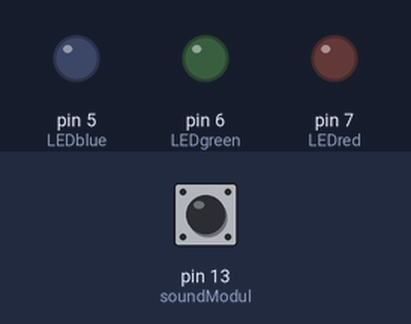
This program was run on a simulated Arduino Uno, built with avr-gcc and run on an emulated ATmega328P. Shown: output pins drawn as LEDs (lit = HIGH). The test bench sets the inputs (shaded band); at power-on: pin 13 (soundModul) LOW.

Above: at 1.2 s.
1.3 s: pin 13 (soundModul) pulsed HIGH 2 times (0.12 s each, 0.3 s apart)
At 3.4 s:
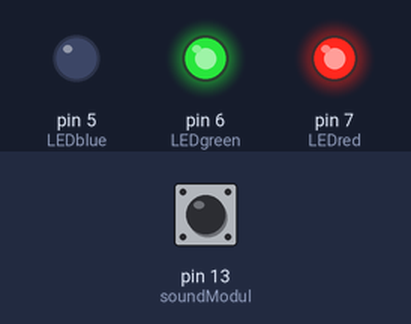
3.7 s: pin 13 (soundModul) pulsed HIGH 5 times (0.12 s each, 0.3 s apart)
At 7.1 s:
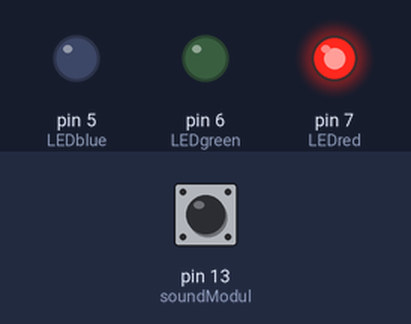
Timing chart, 0 to 8.6 s (numbered marks = the images above; inputs shaded):
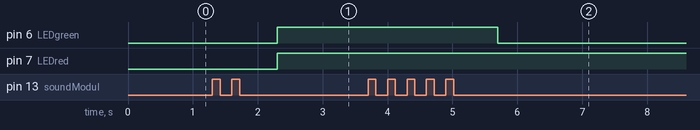

Measured:
- after the input at 1.3 s, pin 6 (LEDgreen), pin 7 (LEDred): LOW → HIGH after 1.0 s
- after the input at 3.7 s, pin 6 (LEDgreen): HIGH → LOW after 2.0 s

The program:

main.cpp
```cpp
/*

        _          _ ______ _____ _____
       (_)        | |  ____|  __ \_   _|
  _ __  ___  _____| | |__  | |  | || |
 | '_ \| \ \/ / _ \ |  __| | |  | || |
 | |_) | |>  <  __/ | |____| |__| || |_
 | .__/|_/_/\_\___|_|______|_____/_____|
 | |
 |_|

www.pixeledi.eu | www.linktr.ee/pixeledi
ClapLight | V1.0 | 10.2022

*/

#include <Arduino.h>
const byte LEDred = 7;
const byte LEDgreen = 6;
const byte LEDblue = 5;
const byte soundModul = 13;

unsigned int clap = 0;
unsigned long detection_range_start = 0;
unsigned long detection_range = 0;

void colourToLed(byte red, byte green, byte blue)
{
  analogWrite(LEDred, red);
  analogWrite(LEDgreen, green);
  analogWrite(LEDblue, blue);
}

void setup()
{
  pinMode(soundModul, INPUT);
  pinMode(LEDgreen, OUTPUT);
  pinMode(LEDblue, OUTPUT);
  pinMode(LEDred, OUTPUT);
  colourToLed(0, 0, 0);
}

void detectTwoClapsInTimeWindow(unsigned int timeWindow2ndClap)
{

  int status_sensor = digitalRead(soundModul);
  if (status_sensor == HIGH)
  {
    if (clap == 0)
    {
      detection_range_start = detection_range = millis();
      clap++;
    }
    // 2nd clap must be greater than 300ms
    else if (clap > 0 && millis() - detection_range >= timeWindow2ndClap)
    {
      detection_range = millis();
      clap++;
    }
  }
}

void loop()
{

  detectTwoClapsInTimeWindow(300);

  // if first clap and 2nd clap inside x second timewindows -> go on
  if (millis() - detection_range_start >= 1000)
  {
    static byte cnt = 0;
    if (clap == 2)
    {
      switch (cnt)
      {
      case 0:

        colourToLed(255, 255, 0); // yellow
        cnt++;
        break;

      case 1:
        colourToLed(255, 0, 0); // red
        cnt++;
        break;

      case 2:
        colourToLed(255, 0, 255); // pink
        cnt++;
        break;

      case 3:
        colourToLed(0, 0, 255); // blue
        cnt++;
        break;

      case 4:
        colourToLed(0, 255, 255); // turquois
        cnt++;
        break;

      case 5:
        colourToLed(0, 255, 0); // green
        cnt++;
        break;

      default:
        // reset
        colourToLed(0, 0, 0); // black
        cnt = 0;
      }
    }

    // reset claps if clap <2
    clap = 0;
  }
}
```
